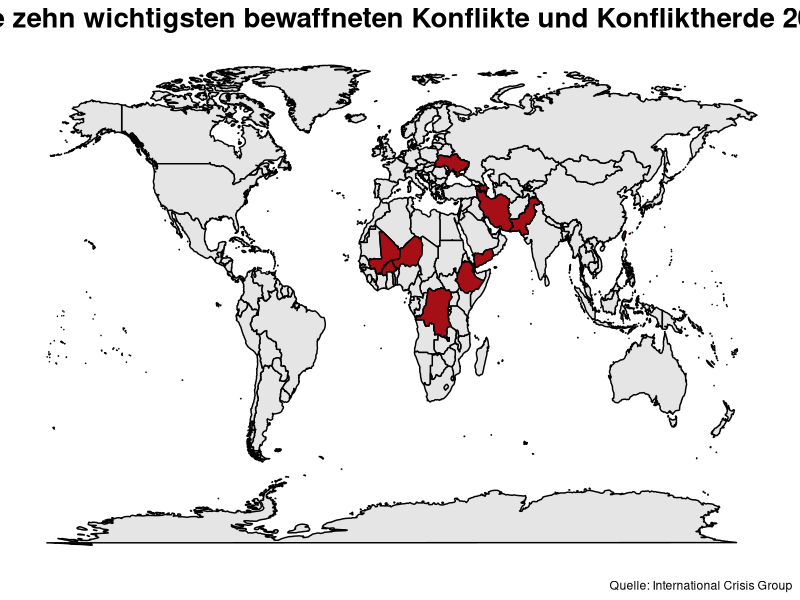

Here is the R script that generated this plot:
# Laden sämtlicher für die Datenanalyse relevanten R-Packete:
library(maps)
library(tidyverse)
library(RColorBrewer)
library(cowplot)

# Erstellung eines Datentabelle der Grenzen saemtlicher Länder der Welt mit map_data():
map <- map_data("world") %>%
  select(-subregion)

# Erstellung einer Datentabelle mit data.frame, die saemtliche Laendernamen der von der ICG in "10 Conflicts to Watch in 2023" gelisteten wichtigsten Konflikte für 2023 enthaelt mit (online unter: https://www.crisisgroup.org/global/10-conflicts-watch-2023):
icg_conflict <- data.frame(region = c("Ukraine","Armenia","Azerbaijan","Iran","Yemen",
                                      "Ethiopia","Democratic Republic of the Congo","Haiti","Burkina Faso","Mali",
                                      "Niger","Pakistan","Taiwan"),
                           conflict = rep(1,13)
)

# Vereinigung der beiden Datentabellen mit left_join():
map_icg_conflict <- left_join(map,icg_conflict, by = "region") %>%
  na.omit()

# Gestaltung des themes fuer die Karten von "War and Peace and Data Science":
theme_wpd_map <-  theme(plot.title = element_text(size = 20, face = "bold", hjust = 0.5),
                        plot.subtitle = element_text(size = 10),
                        axis.title = element_blank(),
                        axis.text = element_blank(),
                        axis.ticks = element_blank(),
                        axis.line = element_blank(),
                        legend.title = element_text(face = "bold"),
                        legend.position = "bottom",
                        legend.background = element_rect(color = "black"),
                        panel.grid.major.x = element_blank(),
                        panel.grid.major.y = element_blank(),
                        panel.grid.minor = element_blank(),
                        panel.background = element_blank()
)

# Visualisierung der wichtigsten Konflikte für 2023 nach International Crisis Group:
map1 <- map %>%
  ggplot( aes(x = long, y = lat, group = group)) +
  geom_polygon(color = "black", fill = "gray90") +
  geom_polygon(data = map_icg_conflict, aes(x = long, y = lat, group = group), color = "black", fill = brewer.pal(9,"Reds")[8]) +
  labs(title = "Die zehn wichtigsten bewaffneten Konflikte und Konfliktherde 2023",
       caption = "Quelle: International Crisis Group") +
  theme_wpd_map +
  theme(legend.position = "none")

ggdraw() +
  draw_plot(map1) +
  draw_image("C:/Users/thoma/Documents/R/WarPeaceDataScience/Logo/wpd_logo_was_klein.png",
             x = 0.455,
             y = 0.425,
             scale = 0.125)